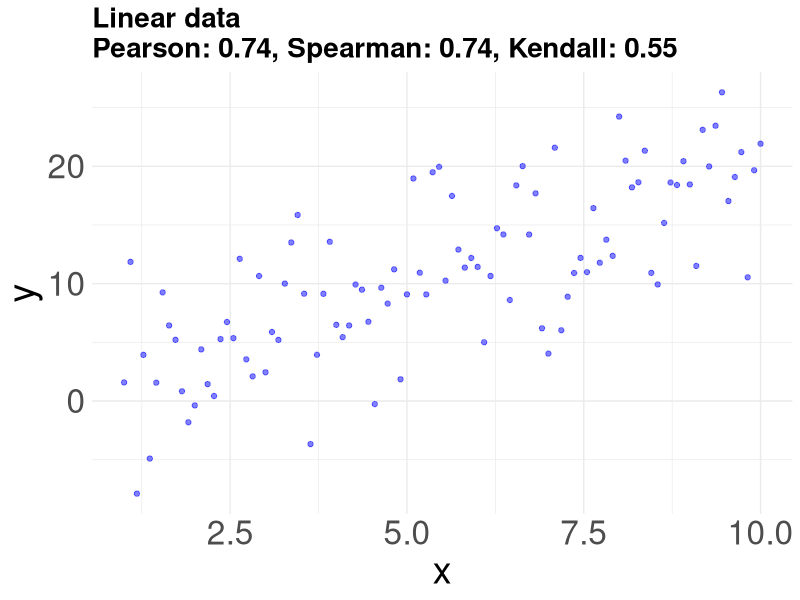
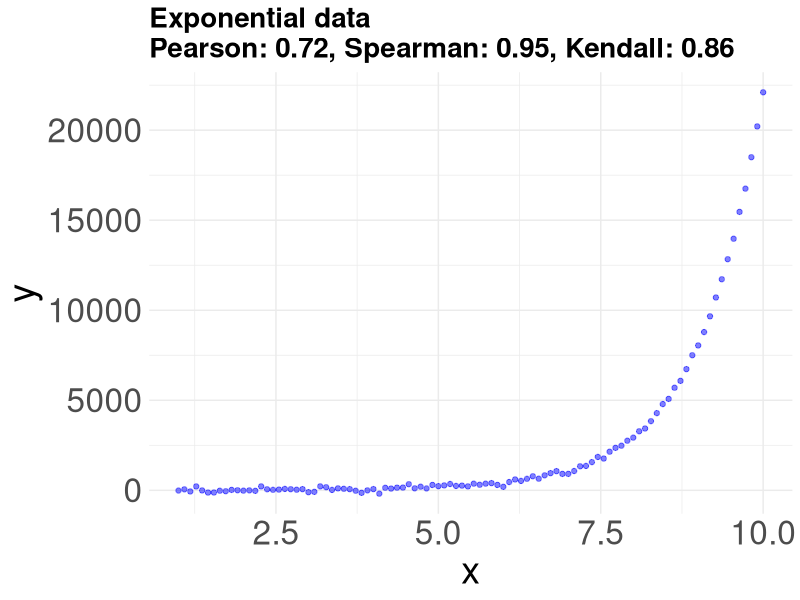

Here is the R script that generated these plots, in order:
###############################################################################
## EXAMPLE 1: Calculation of various correlation coefficient
## From Tomek & Eisner: Basic Statistics for Life Scientists. https://github.com/jtmff/stats_BSfLS
###############################################################################
library(ggplot2)
library(Cairo)

set.seed(333)

# Generate equidistant x-axis values between 1 and 10
n <- 100
x <- seq(1, 10, length.out = n)

# Generate linear-shaped data with noise
y_linear <- 2 * x + rnorm(n, mean = 0, sd = 5) 

# Generate exponential-shaped data with noise
y_nonlinear <- exp(x) + rnorm(n, mean = 0, sd = 100)  

# Calculate correlation coefficients for linear and nonlinear data
linear_pearson <- cor(x, y_linear, method = "pearson")
linear_spearman <- cor(x, y_linear, method = "spearman")
linear_kendall <- cor(x, y_linear, method = "kendall")

# For the nonlinear data, notice how Pearson correlation becomes
# weaker than for the other two.
nonlinear_pearson <- cor(x, y_nonlinear, method = "pearson")
nonlinear_spearman <- cor(x, y_nonlinear, method = "spearman")
nonlinear_kendall <- cor(x, y_nonlinear, method = "kendall")

## Plotting the data with correlation coefficients in the title
# Creating the plot titles
linear_title <- sprintf(
  "Linear data\nPearson: %.2f, Spearman: %.2f, Kendall: %.2f",
  linear_pearson, linear_spearman, linear_kendall
)

nonlinear_title <- sprintf(
  "Exponential data\nPearson: %.2f, Spearman: %.2f, Kendall: %.2f",
  nonlinear_pearson, nonlinear_spearman, nonlinear_kendall
)

# Theme for plots
custom_theme <- theme(
  plot.title = element_text(size = 20, face = "bold"),
  axis.text.x = element_text(size = 24),
  axis.text.y = element_text(size = 24),
  axis.title.x = element_text(size = 27),
  axis.title.y = element_text(size = 27)
)

# Plot linear data
linear_plot <- ggplot(data.frame(x = x, y = y_linear), aes(x = x, y = y)) +
  geom_point(color = "blue", alpha = 0.5) +
  ggtitle(linear_title) +
  theme_minimal()+
  custom_theme


# Plot nonlinear data
nonlinear_plot <- ggplot(data.frame(x = x, y = y_nonlinear), aes(x = x, y = y)) +
  geom_point(color = "blue", alpha = 0.5) +
  ggtitle(nonlinear_title) +
  theme_minimal()+
  custom_theme

# Save plots using Cairo
CairoPNG(filename = "linear_plot.png", width = 800, height = 600)
print(linear_plot)
dev.off()

CairoPNG(filename = "nonlinear_plot.png", width = 800, height = 600)
print(nonlinear_plot)
dev.off()
